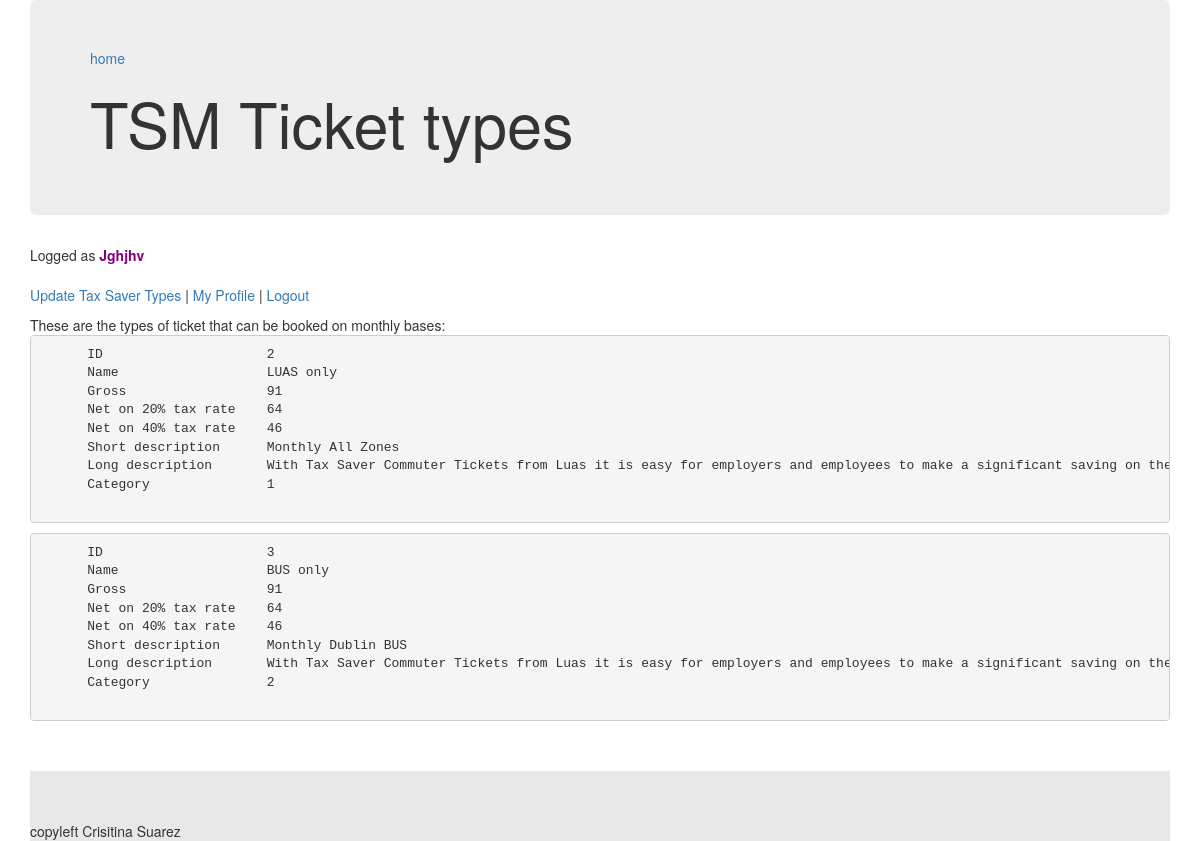
Screenshot of /ticket_types.php (signed in) with the database file from the repository.
### tables this page shows
CREATE TABLE IF NOT EXISTS `txs_ticket_type` (
  `ticket_typeId` int(11) NOT NULL,
  `ticket_name` varchar(60) NOT NULL,
  `ticket_gross` decimal(4,0) NOT NULL,
  `ticket_net1` decimal(4,0) NOT NULL,
  `ticket_net2` decimal(4,0) NOT NULL,
  `ticket_shortDescript` varchar(500) NOT NULL,
  `ticket_longDescript` varchar(500) NOT NULL,
  `tcktcat_id` int(11) NOT NULL
);

### include/functions.php (the view, shortened to what this page needs)
<?php
function displayTicketTypes() {
  $conn = new mysqli(DB_HOST, DB_USER, DB_PASSWORD,DB_DATABASE);
  $query = "SELECT * FROM txs_ticket_type";
  $result = $conn->query($query);
  $rows = $result->num_rows;
  for ($j = 0 ; $j < $rows ; ++$j)
  {
    $result->data_seek($j);
    $row = $result->fetch_array(MYSQLI_NUM);
    echo <<<_END
    <pre>
      ID                     $row[0]
      Name                   $row[1]
      Gross                  $row[2]
      Net on 20% tax rate    $row[3]
      Net on 40% tax rate    $row[4]
      Short description      $row[5]
      Long description       $row[6]
      Category               $row[7]
    </pre>
_END;
  }
}
?>

### rows the page displays
txs_ticket_type: ticket_typeId "2", ticket_name "LUAS only", ticket_gross "91", ticket_net1 "64", ticket_net2 "46", ticket_shortDescript "Monthly All Zones", ticket_longDescript "With Tax Saver Commuter Tickets from Luas it is easy for employers and employees to make a significant saving on…", tcktcat "1"
txs_ticket_type: ticket_typeId "3", ticket_name "BUS only", ticket_gross "91", ticket_net1 "64", ticket_net2 "46", ticket_shortDescript "Monthly Dublin BUS", ticket_longDescript "With Tax Saver Commuter Tickets from Luas it is easy for employers and employees to make a significant saving on…", tcktcat "2"

### other values shown
$pageName "Ticket types"
$_SESSION['SESS_FIRST_NAME'] "Jghjhv"
